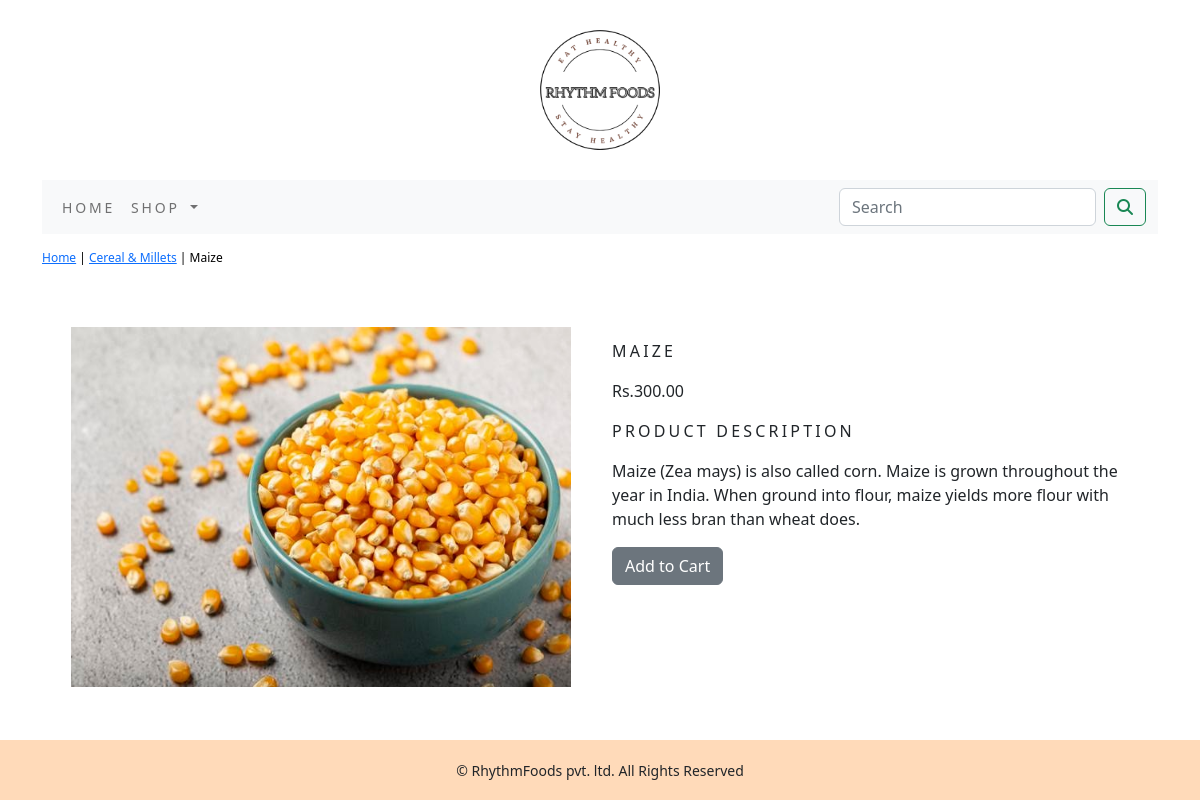
The app's page /shop/cereal-millets/maize/ with its own data.
### shop/models.py (models this page shows, shortened)
class Product(models.Model):
    name = models.CharField(max_length=250,unique=True)
    slug = models.SlugField(max_length=250,unique=True)
    description = models.TextField(blank=True)
    price = models.DecimalField(max_digits=10,decimal_places=2)
    category = models.ForeignKey(Category,on_delete=models.CASCADE)
    image = models.ImageField(upload_to='product',blank=True)
    stock = models.IntegerField()
    available = models.BooleanField(default=True)
    created = models.DateTimeField(auto_now_add=True)
    updated = models.DateTimeField(auto_now=True)
    class Meta:
        ordering = ('name',)
        verbose_name = 'product'
        verbose_name_plural = 'products'

class Category(models.Model):
    name = models.CharField(max_length=250,unique=True)
    slug = models.SlugField(max_length=250,unique=True)
    description = models.TextField(blank=True)
    image = models.ImageField(upload_to='category',blank=True)
    class Meta:
        ordering = ('name',)
        verbose_name = 'category'
        verbose_name_plural = 'categories'
    def get_url(self):
        return reverse('shop:products_by_category',args=[self.slug])
    def __str__(self):
        return '{}'.format(self.name)

### shop/views.py (the view)
# urls.py: path('<slug:c_slug>/<slug:product_slug>/',views.proDetail,name='prodCatdetail'),
def proDetail(request,c_slug,product_slug):
    try:
        product=Product.objects.get(category__slug=c_slug,slug=product_slug)
    except Exception as e:
        raise e
    return render(request,'product.html',{"product":product})

### cart/context_processors.py (called while the page is built)
def counter(request):
    item_count=0
    if 'admin' in request.path:
        return {}
    else:
        try:
            cart=Cart.objects.filter(cart_id=_cart_id(request))
            car_items=CartItem.objects.all().filter(cart=cart[:1])
            for cart_item in car_items:
                item_count += cart_item.quantity
        except Cart.DoesNotExist:
            item_count =0
    return dict(item_count=item_count)

### cart/views.py (called while the page is built)
def _cart_id(request):
    cart=request.session.session_key
    if not cart:
        cart=request.session.create()
    return cart

### shop/context_processors.py (called while the page is built)
def menu_links(request):
    links=Category.objects.all()
    return dict(links=links)

### templates/product.html (shortened to what this page needs)
{% extends 'base.html' %}
{% load static %}
{% block content %}
<div class="row my_prod_row_class">
    <div class="mx-auto">
        <p> <a href="{% url 'shop:allProdCat' %}">Home</a> | <a href="{{product.category.get_url}}">{{product.category}}</a> | {{product.name}} </p>
    </div>
</div>
    <div class="container">
<br>
<div class="row">
    <div class="col-12 col-sm-12 col-md-12 col-lg-6 text-center">
        <div style="min-width:18rem">
            <img src="{{product.image.url}}" alt="{{product.name}}" width="500px" height="360px">
        </div>
    </div>
        <div class="col-12 col-sm-12 col-md-12 col-lg-6">
            <div>
            <h1 class="my_prod_title">{{product.name}}</h1>
            <p>Rs.{{product.price}}</p>
            <p class="my_title">Product Description</p>
            <p class="text-justify my_prod_text">{{product.description}}</p>
            {% if product.stock <= 0 %}
            <p class="text-justify my_prod_text"><b>Out of Stock</b></p>
            {% else %}
            <a class="btn btn-secondary" href="{% url 'cart:add_cart' product.id %}">Add to Cart</a>
            {% endif %}
        </div>
    </div>
</div>
    </div>
{% endblock %}

### static/css/custom.css (style rules this page uses)
body { font-family: 'Roboto', sans-serif; }
.my_title { font-size: 16px; text-transform: uppercase; letter-spacing: .2em; }
.my_prod_row_class { padding-top: 15px; padding-bottom: 20px; }
.my_prod_row_class .mx-auto { color: #000; font-size: 12px; text-decoration: none; }
.my_prod_title { font-size: 16px; text-transform: uppercase; letter-spacing: .2em; padding-top: 15px; padding-bottom: 10px; }
.my_prod_text { padding-right: 20px; }

### records on screen
Product: category "Cereal & Millets", name "Maize", image (picture), name "MAIZE", price "300.00", description "Maize (Zea mays) is also called corn. Maize is grown throughout the year in India. When ground into flour, maize yields more flour with much less bran than wheat does."
